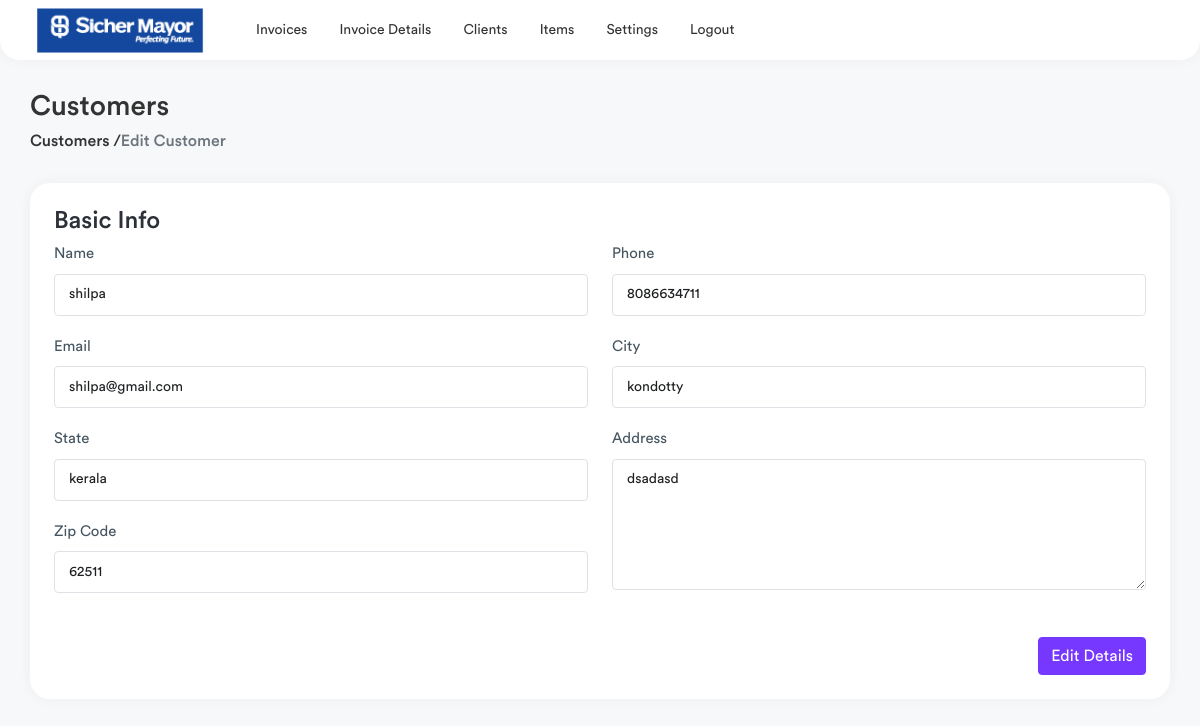
/edit-customer/1 (signed in), run on the app's committed database.
### invoice/models.py (models this page shows, shortened)
class ClientDetails(models.Model):
    name = models.CharField(max_length=200,null=True)
    email = models.CharField(max_length=200,null=True)
    address = models.CharField(max_length=500,null=True)
    city = models.CharField(max_length=500,null=True)
    country = models.CharField(max_length=50,null=True)
    zipcode = models.CharField(max_length=20,null=True)
    phone = models.CharField(max_length=20,unique=True,null=True)
    class Meta:
        verbose_name_plural = ("Clientdetail")

### invoice/views.py (the view, shortened to what this page needs)
# urls.py: path('edit-customer/<int:id>',views.edit_customer, name="edit_customer"),
@login_required(login_url="/login-page/")
def edit_customer(request,id):
    customer = ClientDetails.objects.get(id=id)
    context = {
        "customer" : customer,
    }
    return render(request,'edit-customer.html', context)

### templates/edit-customer.html (shortened to what this page needs)
{% extends 'base.html' %}
{% load static %}
{% block content %}
<div class="page-wrapper">
    <div class="content container-fluid">
        <div class="page-header">
            <div class="row">
                <div class="col-sm-12">
                    <h3 class="page-title">Customers</h3>
                    <ul class="breadcrumb">
                        <li class=""><a href="{% url 'invoice:clients' %}">Customers /</a></li>
                        <li class="breadcrumb-item active">Edit Customer</li>
                    </ul>
                </div>
            </div>
        </div>
        <div class="row">
            <div class="col-md-12">
                <div class="card">
                    <div class="card-body">
                        <h4 class="card-title">Basic Info</h4>
                        <form method="POST">
                            <div class="row">
                                <div class="col-md-6">
                                    <div class="form-group">
                                        <label>Name</label>
                                        <input type="text" class="form-control" value="{{customer.name}}" name="name">
                                    </div>
                                    <div class="form-group">
                                        <label>Email</label>
                                        <input type="email" class="form-control" value="{{customer.email}}" name="email">
                                    </div>
                                </div>
                                <div class="col-md-6">
                                    <div class="form-group">
                                        <label>Phone</label>
                                        <input type="number" value="{{customer.phone}}" class="form-control" name="phone">
                                    </div>
                                    <div class="form-group">
                                        <label>City</label>
                                        <input type="text" class="form-control" value="{{customer.city}}" name="city">
                                    </div>
                                </div>
                                <div class="col-md-6">
                                    <div class="form-group">
                                        <label>State</label>
                                        <input type="text" class="form-control" value="{{customer.country}}" name="state">
                                    </div>
                                    <div class="form-group">
                                        <label>Zip Code</label>
                                        <input type="text" class="form-control" value="{{customer.zipcode}}" name="zipcode">
                                    </div>
                                </div>
                                <div class="col-md-6">
                                    <div class="form-group">
                                        <label>Address</label>
                                        <textarea rows="5" cols="5" class="form-control"
                                            placeholder="Enter Address" value="{{customer.address}}" name="address">{{customer.address}}</textarea>
                                    </div>
                                </div>
                            </div>
                            <div class="text-end mt-4">
                                <button type="submit" class="btn btn-primary">Edit Details</button>
                            </div>
                        </form>
                    </div>
                </div>
            </div>
        </div>
    </div>
</div>
{% endblock %}

### data on the page
ClientDetails: name "shilpa", email "shilpa@gmail.com", phone "8086634711", city "kondotty", state "kerala", zipcode "62511", address "dsadasd"
